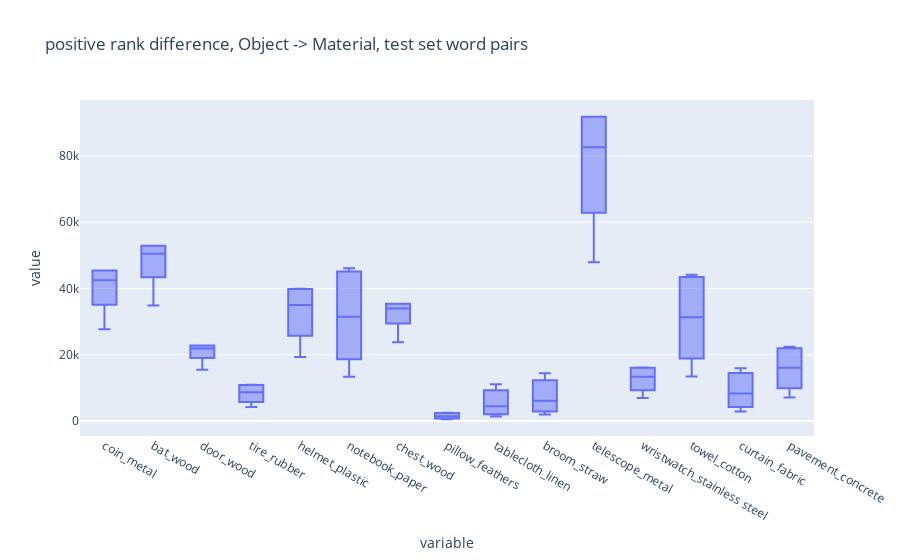

Notebook cell for this chart:
### Code cell
# It is very surprising how well it works given that 
px.box(dff[(~dff['train'])].sort_values(by='num_toks_answer')[[1.0, 1.5, 2.0, 5.0, 8.0,	10.0]].T, title='positive rank difference, Object -> Material, test set word pairs')

### Figure 1 — Plotly figure (JSON) as saved in the notebook; plotly's stock layout.template omitted (floating-point values rounded to 4 significant figures)
{"data": [{"alignmentgroup": "True", "hovertemplate": "variable=%{x}<br>value=%{y}<extra></extra>", "legendgroup": "", "marker": {"color": "#636efa"}, "name": "", "notched": false, "offsetgroup": "", "orientation": "v", "showlegend": false, "type": "box", "x": ["coin_metal", "coin_metal", "coin_metal", "coin_metal", "coin_metal", "coin_metal", "bat_wood", "bat_wood", "bat_wood", "bat_wood", "bat_wood", "bat_wood", "door_wood", "door_wood", "door_wood", "door_wood", "door_wood", "door_wood", "tire_rubber", "tire_rubber", "tire_rubber", "tire_rubber", "tire_rubber", "tire_rubber", "helmet_plastic", "helmet_plastic", "helmet_plastic", "helmet_plastic", "helmet_plastic", "helmet_plastic", "notebook_paper", "notebook_paper", "notebook_paper", "notebook_paper", "notebook_paper", "notebook_paper", "chest_wood", "chest_wood", "chest_wood", "chest_wood", "chest_wood", "chest_wood", "pillow_feathers", "pillow_feathers", "pillow_feathers", "pillow_feathers", "pillow_feathers", "pillow_feathers", "tablecloth_linen", "tablecloth_linen", "tablecloth_linen", "tablecloth_linen", "tablecloth_linen", "tablecloth_linen", "broom_straw", "broom_straw", "broom_straw", "broom_straw", "broom_straw", "broom_straw", "telescope_metal", "telescope_metal", "telescope_metal", "telescope_metal", "telescope_metal", "telescope_metal", "wristwatch_stainless steel", "wristwatch_stainless steel", "wristwatch_stainless steel", "wristwatch_stainless steel", "wristwatch_stainless steel", "wristwatch_stainless steel", "towel_cotton", "towel_cotton", "towel_cotton", "towel_cotton", "towel_cotton", "towel_cotton", "curtain_fabric", "curtain_fabric", "curtain_fabric", "curtain_fabric", "curtain_fabric", "curtain_fabric", "pavement_concrete", "pavement_concrete", "pavement_concrete", "pavement_concrete", "pavement_concrete", "pavement_concrete"], "x0": " ", "xaxis": "x", "y": [27710, 35135, 39665, 45304, 45409, 45413, 34866, 43418, 48161, 52860, 52910, 52911, 15503, 19039, 21056, 22776, 22796, 22797, 4249, 5766, 7024, 10373, 10918, 10999, 19367, 25760, 30553, 39476, 39868, 39892, 13350, 18669, 23275, 39750, 45111, 46095, 23771, 29457, 32583, 35385, 35406, 35407, 575, 821, 1000, 1930, 2444, 2525, 1363, 2060, 2680, 6273, 9302, 11099, 1966, 2894, 3768, 8439, 12325, 14434, 47928, 62869, 73709, 91489, 91788, 91793, 6972, 9320, 11223, 15541, 16072, 16140, 13489, 18894, 23454, 39179, 43462, 44147, 2900, 4228, 5520, 11156, 14491, 15950, 7118, 9904, 12298, 19955, 22007, 22421], "y0": " ", "yaxis": "y"}], "layout": {"boxmode": "group", "legend": {"tracegroupgap": 0}, "title": {"text": "positive rank difference, Object -> Material, test set word pairs"}, "xaxis": {"anchor": "y", "domain": [0, 1], "title": {"text": "variable"}}, "yaxis": {"anchor": "x", "domain": [0, 1], "title": {"text": "value"}}}}
